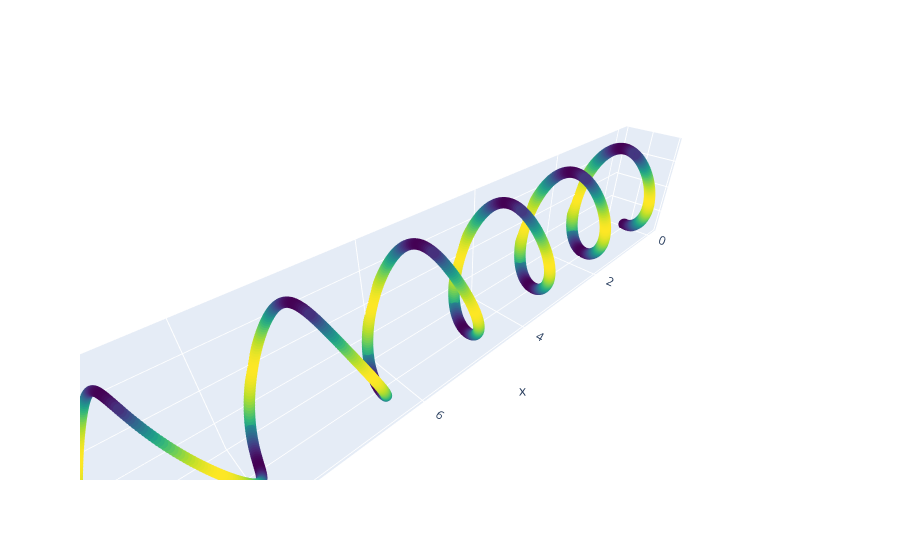

Write notebook code for a chart like this one.
### Code cell
import plotly.graph_objects as go
import numpy as np

fig = go.Figure(data=go.Scatter3d(
    x=x_arr, y=y_arr, z=z_arr,
    marker=dict(
        size=4,
        color=p_arr,
        colorscale='Viridis',
    ),
    line=dict(
        color=p_arr,
        width=2
    )
))

fig.update_layout(
    scene=dict(
        aspectratio = dict( x=1, y=1, z=1.0 ),
        aspectmode = 'data'))
fig.show()

### Figure 1 — Plotly figure (JSON) as saved in the notebook; plotly's stock layout.template omitted (floating-point values rounded to 4 significant figures; data arrays with more than 128 entries replaced by an {"elided": "..."} marker saying what was removed)
{"data": [{"line": {"color": {"elided": "1000 float values"}, "width": 2}, "marker": {"color": {"elided": "1000 float values"}, "colorscale": [[0, "#440154"], [0.1111, "#482878"], [0.2222, "#3e4989"], [0.3333, "#31688e"], [0.4444, "#26828e"], [0.5556, "#1f9e89"], [0.6667, "#35b779"], [0.7778, "#6ece58"], [0.8889, "#b5de2b"], [1, "#fde725"]], "size": 4}, "type": "scatter3d", "x": {"elided": "1000 float values"}, "y": {"elided": "1000 float values"}, "z": {"elided": "1000 float values"}}], "layout": {"scene": {"aspectmode": "data", "aspectratio": {"x": 1, "y": 1, "z": 1}}}}
